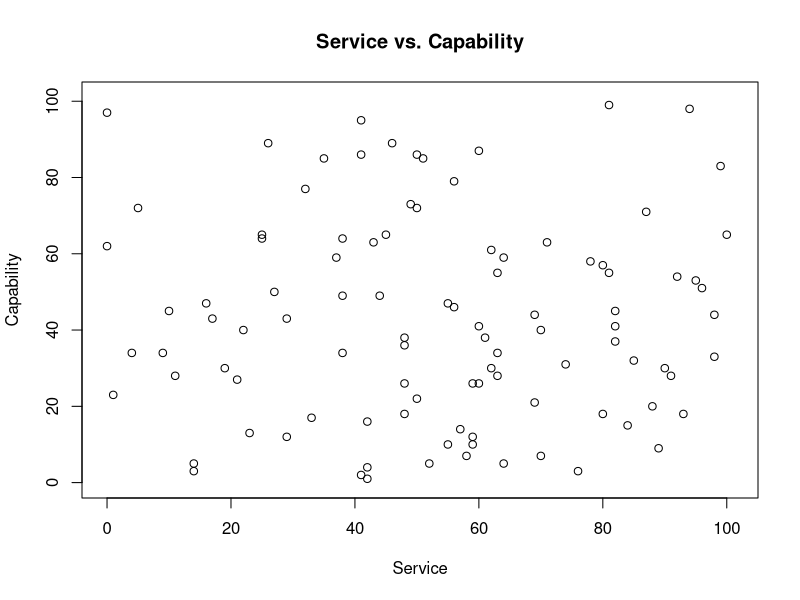

The R source for this figure:
#!/usr/bin/env Rscript
# Author: Cody Lewis
# Date: 2018-12-28
# Description:
# A simulation of the trust model described in http://people.cs.vt.edu/~irchen/5984/pdf/Saied-CS14.pdf

RESTRICTED_REPORT <- -1 # Marker showing that the report is restricted
time <- as.numeric(Sys.time())

# Calculate a 1 dimensional distance between 2 points in a vector
find_dist <- function(vec, target, current_index) {
    abs(target - vec[current_index])
}

# Find the distance between a report's context and a target context
report_dist <- function(node_reports, s_target, c_target, eta, dS_max_sq, dC_max_sq, S_max, C_max, j) {
    min(
        sqrt(
            (dS_max_sq + dC_max_sq) *
            ((find_dist(node_reports$service, s_target, j)**2 / dS_max_sq) +
            (find_dist(node_reports$capability, c_target, j)**2 / dC_max_sq))
        ),
        ifelse(
            node_reports$note[j] >= 0,
            sqrt(
                (dS_max_sq + dC_max_sq) *
                (((S_max - node_reports$service[j]) / (S_max - (s_target - eta)))**2 +
                (node_reports$capability[j] / (c_target + eta))**2)
            ),
            sqrt(
                (dS_max_sq + dC_max_sq) *
                (((C_max - node_reports$capability[j]) / (C_max - (c_target - eta)))**2 +
                (node_reports$service[j] / (s_target + eta))**2)
            )
        )
    )
}

# Find the distance of between a nodes reports and the target conditions
restrict_reports <- function(node_reports, s_target, c_target, eta) {
    dS_max_sq = find_dist(node_reports$service, s_target, length(node_reports$service))**2
    dC_max_sq = find_dist(node_reports$capability, c_target, length(node_reports$capability))**2
    S_max = node_reports$service[length(node_reports$service)]
    C_max = node_reports$capability[length(node_reports$capability)]
    t = sqrt(dS_max_sq + dC_max_sq)
    d <- c()
    for(j in seq(1, length(node_reports$service))) {
        d[j] = report_dist(node_reports, s_target, c_target, eta, dS_max_sq, dC_max_sq, S_max, C_max, j)
        if(is.nan(d[j]) || d[j] >= t) {
            d[j] = RESTRICTED_REPORT
        }
    }
    d
}

find_s <- function(note_j) {
    (1 / 2) * (note_j**2 - note_j)
}

# Give the reports a weight based on how recent they were
weigh_reports <- function(lambda, theta, node_reports, report_distances) {
    w = c()
    for(j in seq(1, length(node_reports$service))) {
        w[j] = (lambda ** report_distances[j]) *
            (theta ** ((find_s(node_reports$note[j]) + 1) * (time - node_reports$time[j])))
    }
    w
}

# Find the trust values of the proxies
compute_trust <- function(R, w) {
    T = c()
    for(i in seq(1, length(R))) {
        numerator = 0
        denominator = 0
        for(j in seq(1, length(R))) {
            if(w[[i]][[j]] != RESTRICTED_REPORT) {
                numerator = numerator + (as.numeric(w[[i]][[j]]) * R[[i]]$quality_of_recommendation[j] * R[[i]]$note[j])
                denominator = denominator + as.numeric(w[[i]][[j]])
            }
        }
        T[i] = ifelse(numerator == 0 || denominator == 0,
                -2,
                numerator / denominator
            )
    }
    T
}

# Select suitable entities for a target service
entity_selection <- function(lambda, theta, eta, R, s_target, c_target) {
    d = list()
    w = list()
    for(i in seq(1, length(R))) {
        d[[i]] = restrict_reports(R[[i]], s_target, c_target, eta)
        w[[i]] = ifelse(d[[i]] == RESTRICTED_REPORT,
                        RESTRICTED_REPORT,
                        weigh_reports(lambda, theta, R[[i]], d[[i]]))
    }
    T = compute_trust(R, w)
    print(T)
}

# The main thread, driver function
main <- function() {
    args = commandArgs(trailingOnly=TRUE)
    theta=lambda=eta=s_target=c_target=0
    for(i in seq(1, length(args), by=2)) {
        if(args[i] == "--theta" || args[i] == "-t") {
            theta = as.numeric(args[i + 1])
        } else if(args[i] == "--lambda" || args[i] == "-l") {
            lambda = as.numeric(args[i + 1])
        } else if(args[i] == "--eta" || args[i] == "-e") {
            eta = as.numeric(args[i + 1])
        } else if(args[i] == "--Starget" || args[i] == "-st") {
            s_target = as.numeric(args[i + 1])
        } else if(args[i] == "--Ctarget" || args[i] == "-ct") {
            c_target = as.numeric(args[i + 1])
        }
    }
    print(sprintf("theta : %f, lambda : %f, eta : %d, Starget : %d, Ctarget : %d", theta, lambda, eta, s_target, c_target))
    R = list()
    for(i in seq(1, 100)) {
        R[[i]] = data.frame(
            service = floor(runif(100, min=0, max=101)),
            capability = floor(runif(100, min=0, max=101)),
            note = floor(runif(100, min=-1, max=2)),
            time = floor(runif(100, min=time - floor(runif(100, min=0, max=101)), max=time)),
            quality_of_recommendation = floor(runif(100, min=-1, max=2))
        )
    }
    plot(x=R[[1]]$service, y=R[[1]]$capability, xlab="Service", ylab="Capability", xlim=c(0, 101), ylim=c(0, 101), main="Service vs. Capability")
    entity_selection(lambda, theta, eta, R, s_target, c_target)
}

main()
